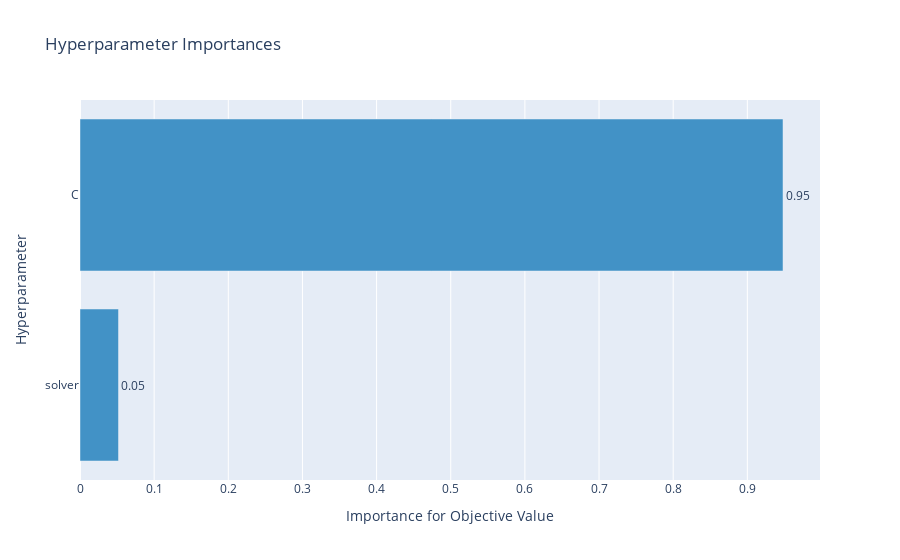

Notebook cell for this chart:
### Code cell
optuna.visualization.plot_param_importances(study)

### Figure 1 — Plotly figure (JSON) as saved in the notebook; plotly's stock layout.template omitted (floating-point values rounded to 4 significant figures)
{"data": [{"cliponaxis": false, "hovertemplate": ["solver (CategoricalDistribution): 0.05190759658871124<extra></extra>", "C (LogUniformDistribution): 0.9480924034112888<extra></extra>"], "marker": {"color": "rgb(66,146,198)"}, "orientation": "h", "text": ["0.05190759658871124", "0.9480924034112888"], "textposition": "outside", "texttemplate": "%{text:.2f}", "type": "bar", "x": [0.05191, 0.9481], "y": ["solver", "C"]}], "layout": {"showlegend": false, "title": {"text": "Hyperparameter Importances"}, "xaxis": {"title": {"text": "Importance for Objective Value"}}, "yaxis": {"title": {"text": "Hyperparameter"}}}}
